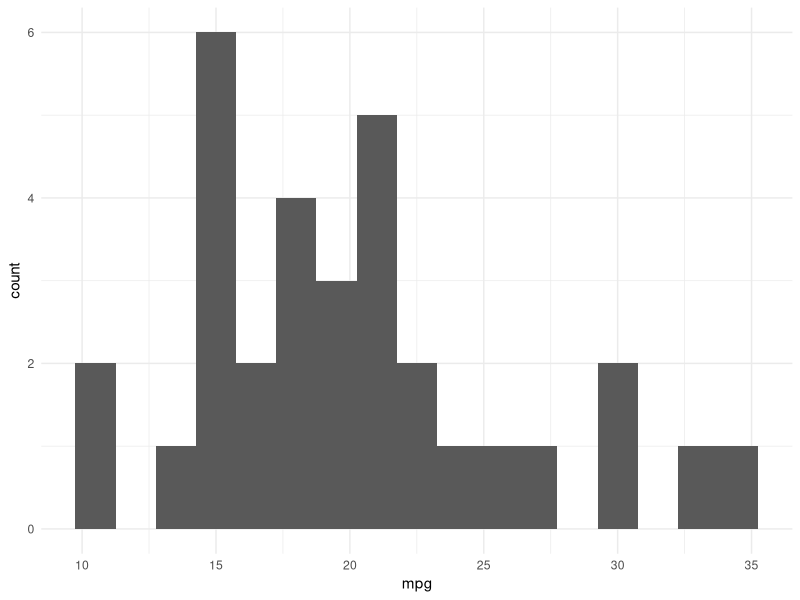
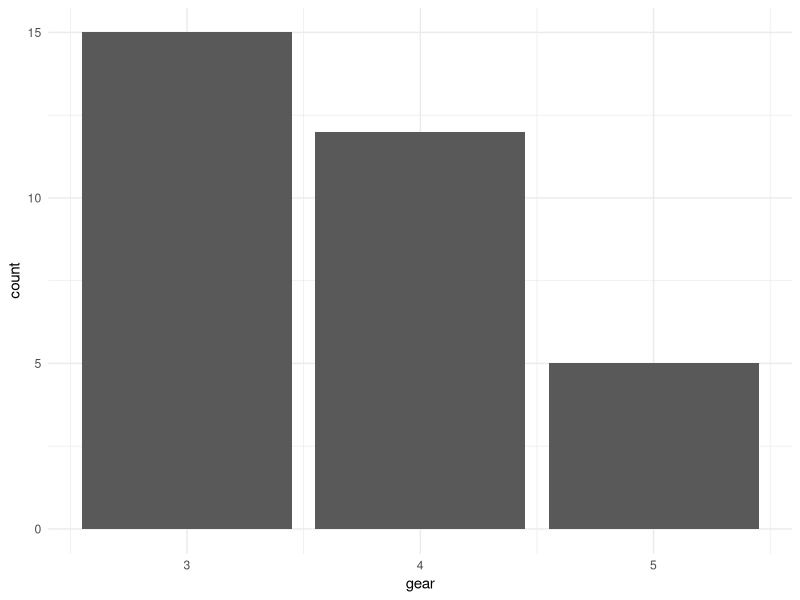
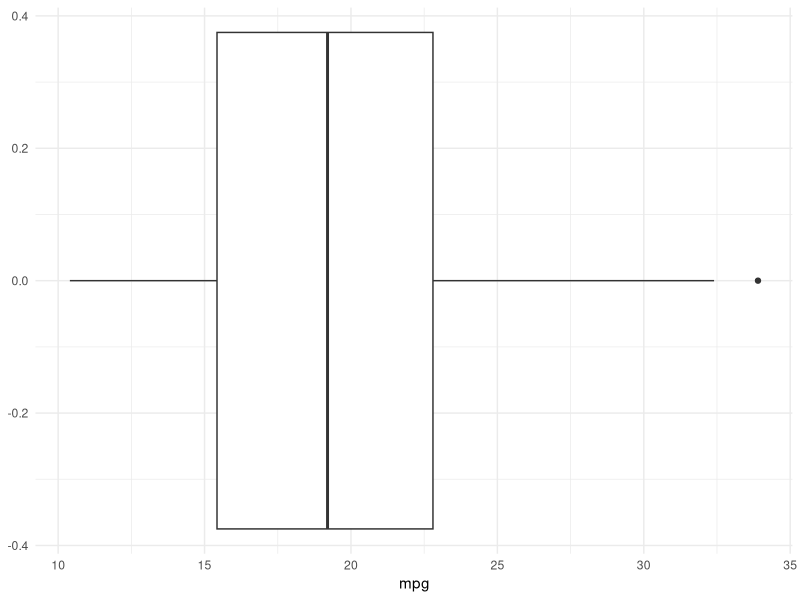
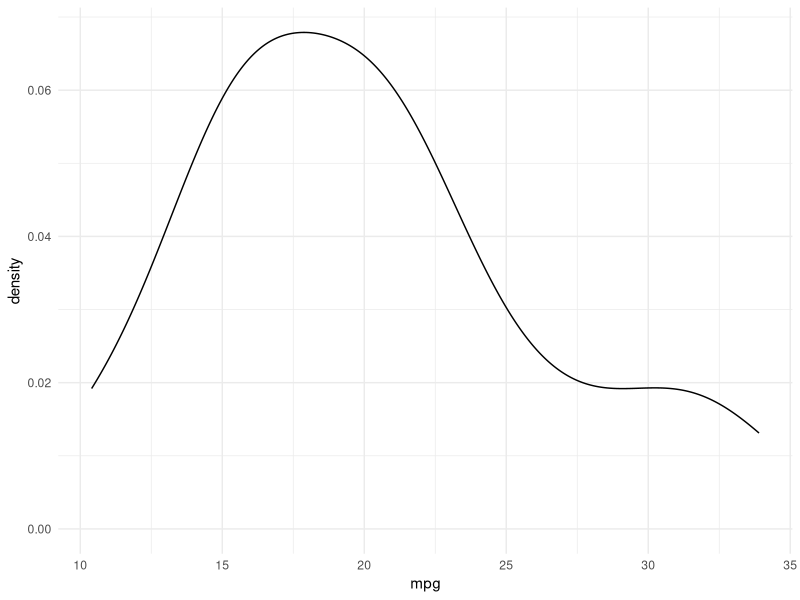
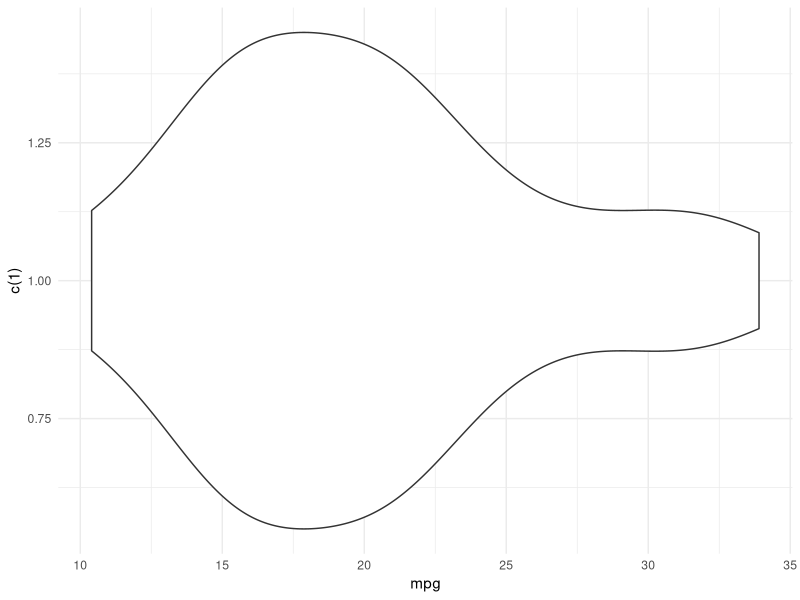
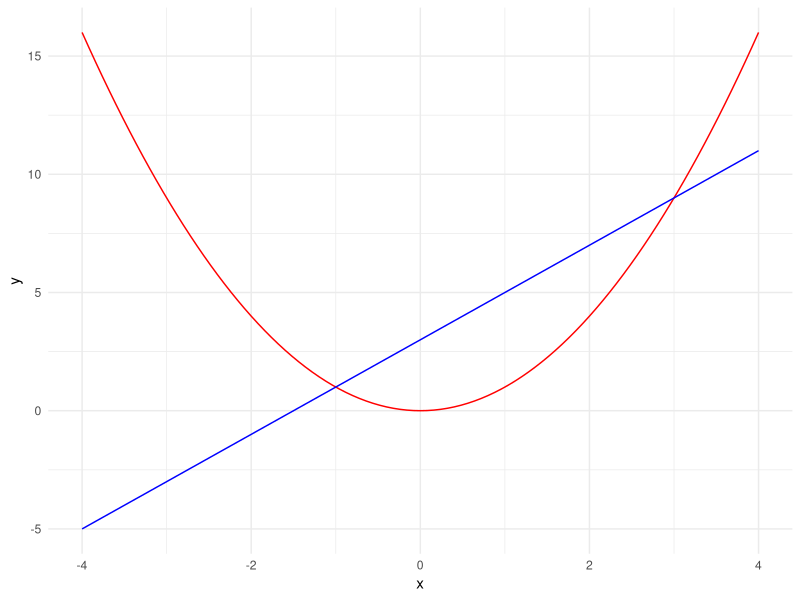
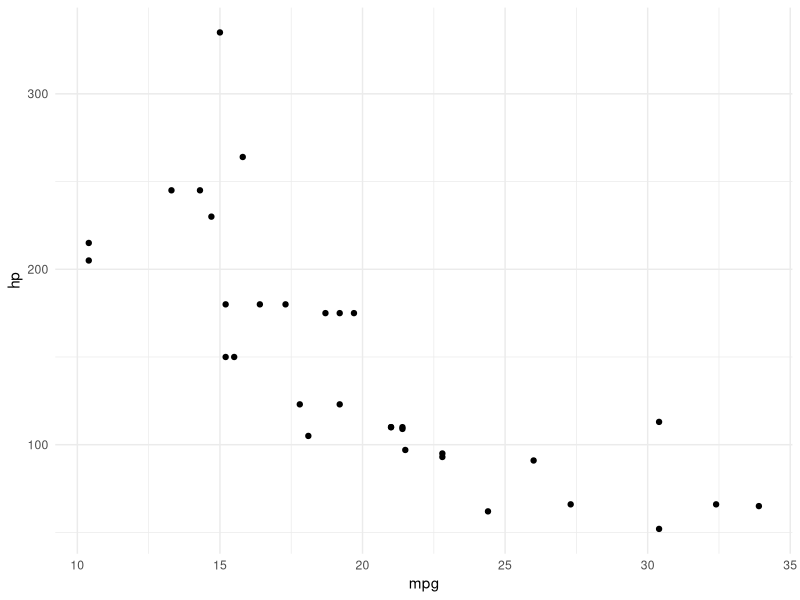
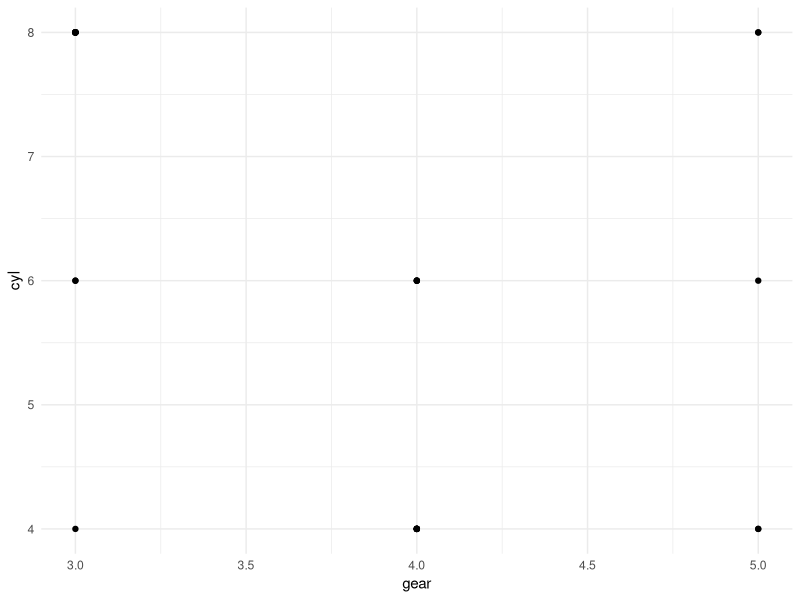

Recreate these plots in R, in order.
## ---- chunk 1
#| fig-cap: Beispiel für ein Histogramm für einen kontinuierlichen Wertebereich 

library(ggplot2)

mtcars |> ggplot(aes(mpg)) + geom_histogram(binwidth= 1.5) + theme_minimal()
## ---- chunk 2
#| fig-cap: Beispiel für ein Histogramm für einen diskreten Wertebereich 

# library(ggplot2)

mtcars |> ggplot(aes(gear)) + geom_bar() + theme_minimal()
## ---- chunk 3
#| fig-cap: Beispiel für einen Boxplot 

# library(ggplot2)

mtcars |> ggplot(aes(mpg)) + geom_boxplot() + theme_minimal()
## ---- chunk 4
#| fig-cap: Beispiel eines Dichtediagramms 

# library(ggplot2)

mtcars |> ggplot(aes(mpg)) + geom_density() + theme_minimal()
## ---- chunk 5
#| fig-cap: Beispiel eines violinplot 

# library(ggplot2)

mtcars |> ggplot(aes(mpg, c(1))) + geom_violin() + theme_minimal()
## ---- chunk 6
#| fig-cap: Beispiel eines Funktionsplots mit einer linearen und einer quadratischen Funktionen 

# library(ggplot2)

data.frame(x = c(-4, 4)) |> ggplot(aes(x)) + 
    geom_line(stat = "function", fun = function (x) { x^2 }, color = "red") + 
    geom_line(stat = "function", fun = function (x) { 2*x + 3 }, color = "blue") + 
    theme_minimal()
## ---- chunk 7
#| fig-cap: Beispiel eines Streudiagramms 

# library(ggplot2)

mtcars |> ggplot(aes(mpg, hp)) + geom_point() + theme_minimal()
## ---- chunk 8
#| fig-cap: Beispiel eines Streudiagramms mit überlagernden Punkten aus zwei diskreten Variablen

mtcars |> ggplot(aes(gear, cyl)) + geom_point() + theme_minimal()
## ---- chunk 9
#| fig-cap: Beispiel eines Jitter-Diagramms mit zwei diskreten Variablen. Jitter-Bereiche sind Rot hervorgehoben.

mtcars |> ggplot(aes(gear, cyl)) + geom_jitter() + geom_tile(color="red", fill = NA, height = 1.9, width = .95) + theme_minimal()
## ---- chunk 10
#| fig-cap: Beispiel eines Liniendiagramms (DAX Index 1991-1998)

EuStockMarkets |> 
    tidyr::as_tibble() |> 
    dplyr::mutate(time = time(EuStockMarkets)) |>
    ggplot(aes(time, DAX)) + 
    geom_line() + 
    theme_minimal() -> diag

suppressMessages(print(diag))
## ---- chunk 11
#| fig-lab: fig-bsp-streudiagramm-mit-ausgleich
#| fig-cap: Beispiel einer Ausgleichsgeraden in einem Streudiagramm

# library(ggplot2)

mtcars |> 
    ggplot(aes(mpg, hp)) + 
    geom_point() +  
    geom_smooth(method="lm", se = FALSE) + 
    theme_minimal() -> diag

 suppressMessages(print(diag))
## ---- chunk 12
#| fig-cap: Beispiel eines Diagramms mit diskreten und kontinuierlichen Variablen 

# library(ggplot2)

mtcars |> 
    dplyr::mutate( gear = factor(gear)) |>
    ggplot(aes(mpg, gear)) + geom_boxplot() + theme_minimal()
## ---- chunk 13
#| fig-cap: Beispiel für die Farbkodierung einer dritten diskreten Dimension

mtcars |> 
    dplyr::mutate( gear = factor(gear)) |>
    ggplot(aes(mpg, hp, color= gear)) + 
    geom_point(size = 3) +  
    theme_minimal() -> diag

 suppressMessages(print(diag))
## ---- chunk 14
#| fig-cap: Beispiel für die Farbkodierung mit einem Farbgradienten

mtcars |> 
    ggplot(aes(drat, wt, color= qsec)) + 
    geom_point(size = 3) +  
    theme_minimal() -> diag

 suppressMessages(print(diag))
## ---- chunk 15
#| fig-cap: Beispiel für die Grössenkodierung einer dritten diskreten Dimension

# library(ggplot2)

mtcars |> 
    ggplot(aes(mpg, hp, size = disp)) + 
    geom_point() +  
    theme_minimal() -> diag

 suppressMessages(print(diag))
## ---- chunk 16
#| fig-cap: Beispiel für die Formkodierung für Punkte und Linien
mtcars |>
    dplyr::mutate( gear = factor(gear)) |>
    ggplot(aes(mpg, hp, shape = gear, linetype = gear)) + 
    geom_point(size = 3) +  
    geom_smooth(method = lm, se = FALSE) +
    theme_minimal() -> diag

 suppressMessages(print(diag))
## ---- chunk 17
#| fig-cap: Beispiel die Gliederung in Teildiagramme mithilfe einer dritten diskreten Dimension
#| 
mtcars |> 
    ggplot(aes(mpg, hp)) + 
    geom_point() +
    facet_wrap(vars(gear)) -> diag

 suppressMessages(print(diag))
